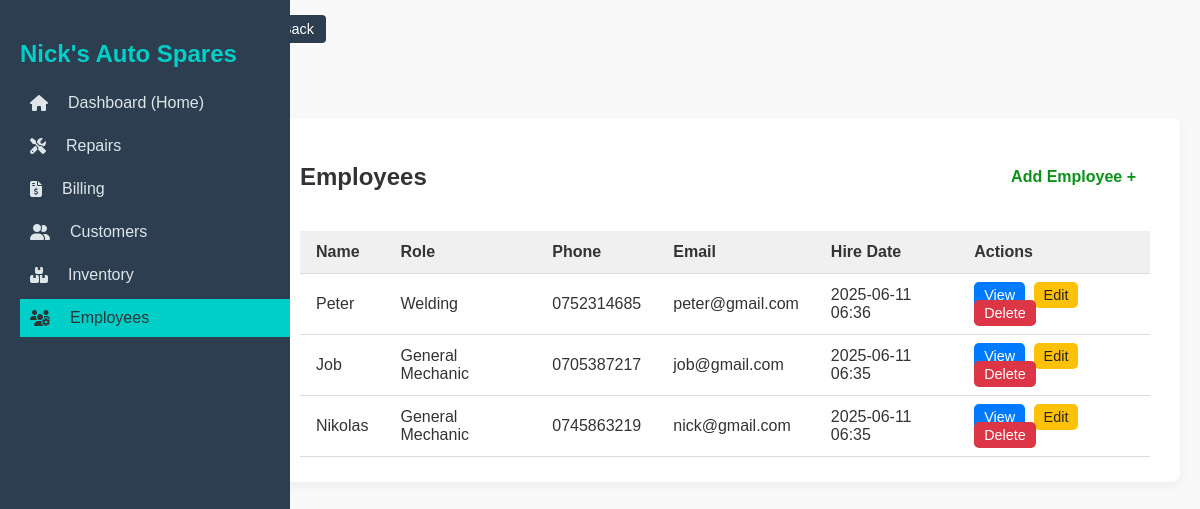
Screenshot of /employees/ (signed in) with the database file from the repository.
### employees/models.py (models this page shows, shortened)
class Employee(models.Model):
    name = models.CharField(max_length=100)
    role = models.CharField(max_length=50)  # Mechanic, Cashier, etc.
    phone_number = models.CharField(max_length=20, blank=True, null=True)
    email = models.EmailField(blank=True, null=True)
    hire_date = models.DateTimeField(auto_now_add=True)

### employees/views.py (the view)
# urls.py: path('', views.employee_list, name='employee_list'),
@login_required
def employee_list(request):
    employees = Employee.objects.all().order_by('-hire_date')
    return render(request, 'employees/employee_list.html', {'employees': employees})

### employees/templates/employees/employee_list.html
{% extends "base_dashboard.html" %}
{% block content %}
<nav>
    <a href="{% url 'dashboard' %}" class="button">Back</a>
</nav>
<div class="container">
    <div class="page-card">
        <div class="page-header">
            <h2>Employees</h2>
            <a href="{% url 'add_employee' %}" class="action-button green">Add Employee +</a>
        </div>
        {% if employees %}
        <table class="styled-table">
            <thead>
                <tr>
                    <th>Name</th>
                    <th>Role</th>
                    <th>Phone</th>
                    <th>Email</th>
                    <th>Hire Date</th>
                    <th>Actions</th>
                </tr>
            </thead>
            <tbody>
                {% for emp in employees %}
                <tr>
                    <td>{{ emp.name }}</td>
                    <td>{{ emp.role }}</td>
                    <td>{{ emp.phone_number }}</td>
                    <td>{{ emp.email }}</td>
                    <td>{{ emp.hire_date|date:"Y-m-d H:i" }}</td>
                    <td>
                        <a href="{% url 'employee_detail' emp.id %}" class="small-btn blue">View</a>
                        <a href="{% url 'edit_employee' emp.pk %}" class="small-btn yellow">Edit</a>
                        <a href="{% url 'delete_employee' emp.pk %}" class="small-btn red">Delete</a>
                    </td>
                </tr>
                {% endfor %}
            </tbody>
        </table>
        {% else %}
        <p>No employees found.</p>
        {% endif %}
    </div>
</div>
{% endblock %}

### static/css/styles.css (style rules this page uses)
body { font-family: Arial, sans-serif; background-color: #f9f9f9; color: #333; margin: 0; padding: 0; }
.container { display: flex; justify-content: center; align-items: center; padding-top: 50px; }
.button, .logout-button, input[type="submit"], button { background-color: #2c3e50; color: white; border: none; padding: 6px 12px; text-decoration: none; border-radius: 4px; cursor: pointer; font-size: 0.9rem; }
.page-card { background-color: #fff; padding: 25px 30px; border-radius: 8px; box-shadow: 0 4px 12px rgba(0, 0, 0, 0.05); margin-top: 30px; }
.page-header { display: flex; justify-content: space-between; align-items: center; margin-bottom: 20px; }
.action-button { padding: 8px 14px; border: none; border-radius: 6px; text-decoration: none; color: #0b9219; font-weight: bold; }
.styled-table { width: 100%; border-collapse: collapse; margin-top: 10px; }
.styled-table th, .styled-table td { padding: 12px 16px; border-bottom: 1px solid #ddd; text-align: left; }
.styled-table thead { background-color: #f0f0f0; font-weight: bold; }
.small-btn { padding: 5px 10px; border-radius: 5px; color: #fff; text-decoration: none; font-size: 0.9em; margin-right: 4px; }
.small-btn.blue { background-color: #007bff; }
.small-btn.yellow { background-color: #ffc107; color: #212529; }
.small-btn.red { background-color: #dc3545; }

### templates/base_dashboard.html (style rules this page uses)
body { margin: 0; font-family: Arial, sans-serif; height: 100vh; }

### rows the page displays
Employee: name "Peter", role "Welding", phone_number "0752314685", email "peter@gmail.com", hire_date "2025-06-11 06:36"
Employee: name "Job", role "General Mechanic", phone_number "0705387217", email "job@gmail.com", hire_date "2025-06-11 06:35"
Employee: name "Nikolas", role "General Mechanic", phone_number "0745863219", email "nick@gmail.com", hire_date "2025-06-11 06:35"
